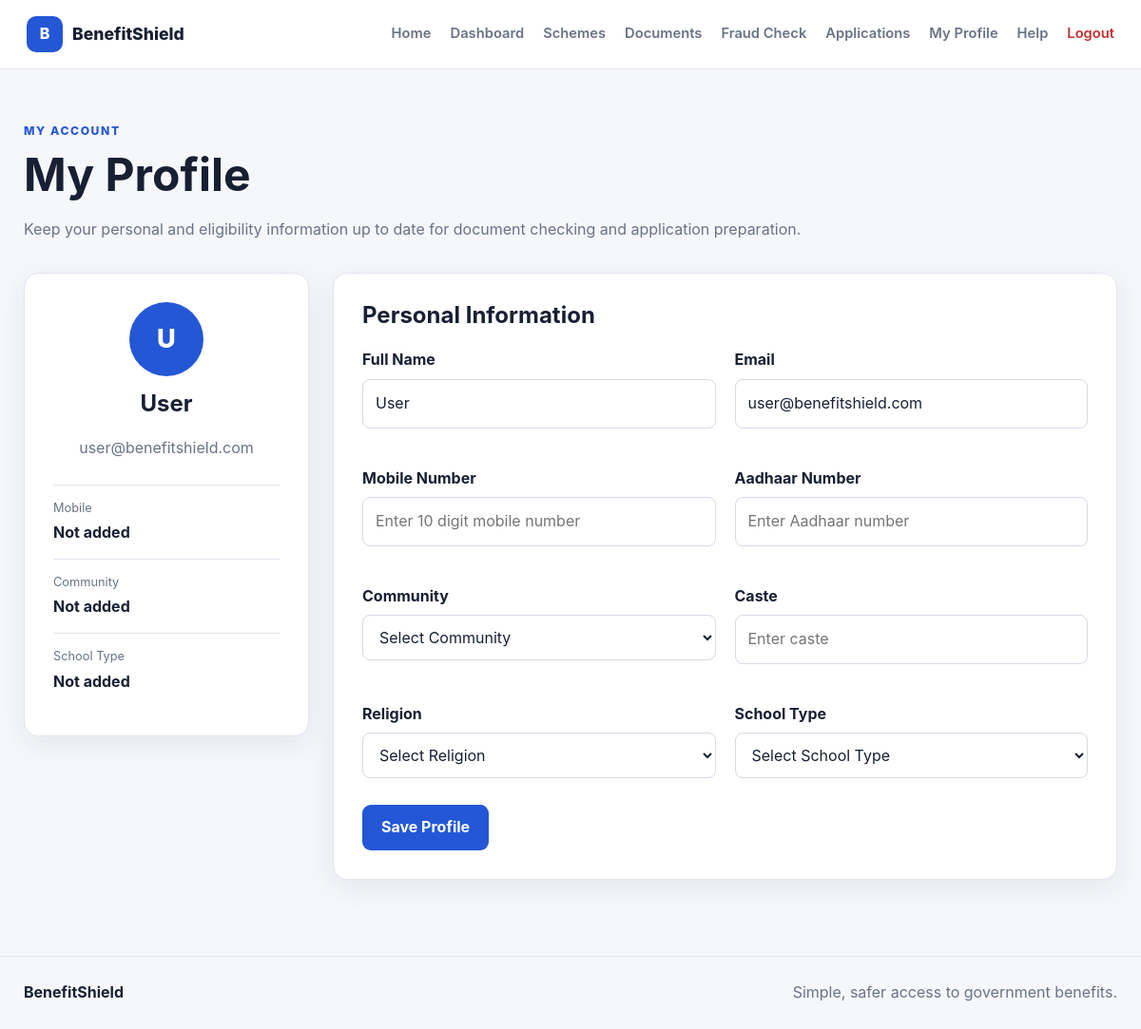
Page /profile (signed in) on the earlier database version.
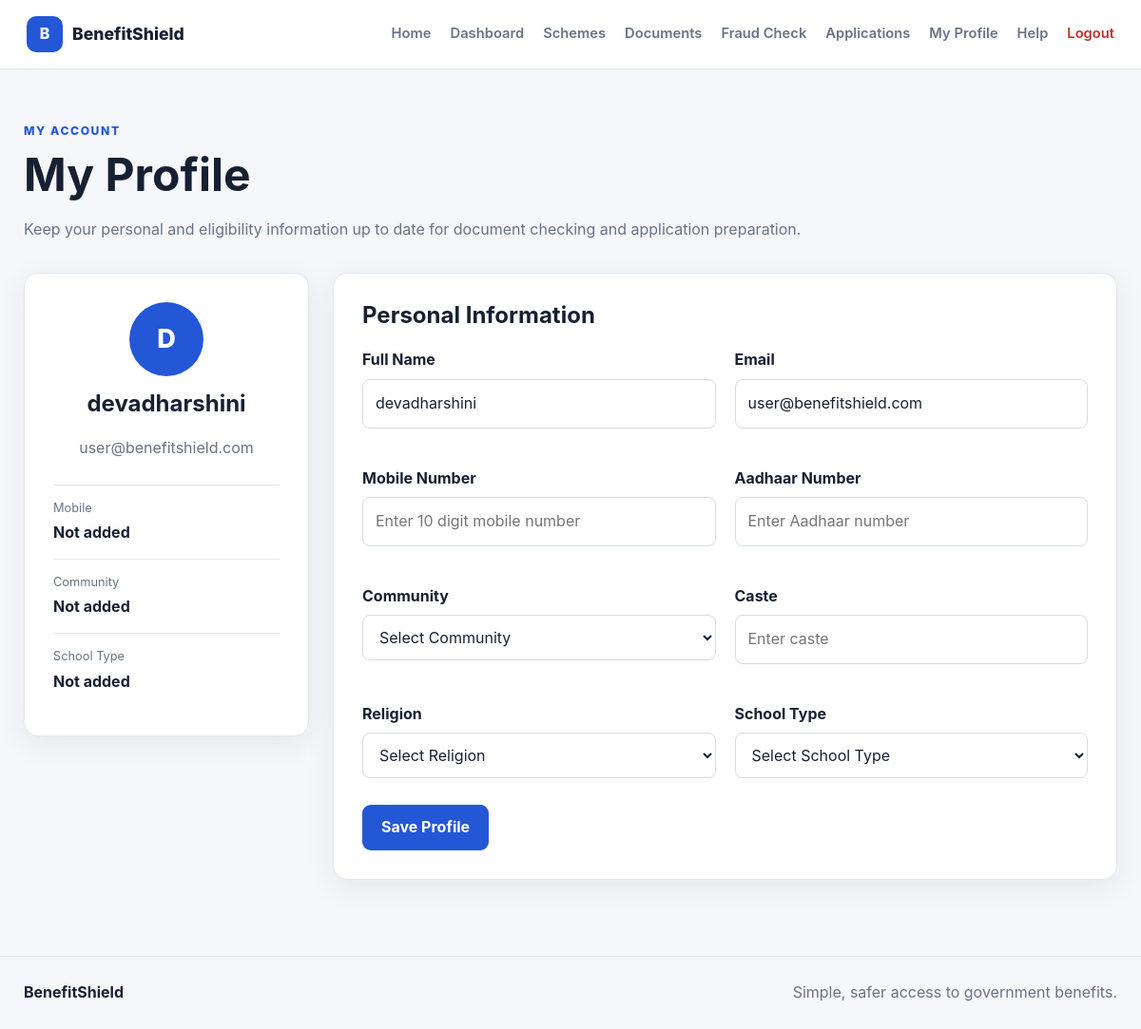
Same page on the later database version.
### tables this page shows
CREATE TABLE users (

            id INTEGER PRIMARY KEY AUTOINCREMENT,

            name TEXT NOT NULL,

            email TEXT UNIQUE NOT NULL,

            phone TEXT DEFAULT '',

            password_hash TEXT DEFAULT '',

            aadhaar TEXT DEFAULT '',

            community TEXT DEFAULT '',

            caste TEXT DEFAULT '',

            religion TEXT DEFAULT '',

            school_type TEXT DEFAULT '',

            created_at TIMESTAMP
            DEFAULT CURRENT_TIMESTAMP
        );

### routes/auth_routes.py (the view, shortened to what this page needs)
@auth_bp.route(
    "/profile",
    methods=["GET", "POST"]
)
@login_required
def profile():
    user_id = session.get(
        "user_id"
    )
    user = get_user(
        user_id
    )
    if not user:
        session.clear()
        return redirect(
            url_for("auth.login")
        )
    return render_template(
        "profile.html",
        user=user
    )

### app.py (called while the page is built)
@app.context_processor
def inject_user():
    user = None
    user_id = session.get("user_id")
    if user_id:
        user = get_user(user_id)
        if user is None:
            session.clear()
    return {
        "current_user": user
    }

### models/user_model.py (called while the page is built)
def get_connection():
    connection = sqlite3.connect(
        Config.DATABASE_PATH
    )
    connection.row_factory = sqlite3.Row
    return connection

def get_user(user_id):
    connection = get_connection()
    cursor = connection.cursor()
    cursor.execute(
        """
        SELECT *
        FROM users
        WHERE id = ?
        """,
        (user_id,)
    )
    user = cursor.fetchone()
    connection.close()
    if user:
        return dict(user)
    return None

### routes/auth_routes.py (called while the page is built, shortened)
def login_required(view_function):
    @wraps(view_function)
    def wrapped_view(*args, **kwargs):
        return view_function(
            *args,
            **kwargs
        )
    return wrapped_view

### templates/profile.html (shortened to what the changed rows need)
{% extends "base.html" %}
{% block page %}
<main class="content">
    <div class="page-heading">
        <h1>
            My Profile
        </h1>
    </div>
    <div class="profile-layout">
        <section class="box profile-card">
            <div class="profile-avatar">
                {{
                    (
                        user["name"]
                        or "U"
                    )[0]|upper
                }}
            </div>
            <h2>
                {{ user["name"] }}
            </h2>
            <p class="muted">
                {{ user["email"] }}
            </p>
            <div class="profile-summary">
                <div>
                    <span>
                        Mobile
                    </span>
                    <strong>
                        {{ user["phone"] or "Not added" }}
                    </strong>
                </div>
                <div>
                    <span>
                        Community
                    </span>
                    <strong>
                        {{ user["community"] or "Not added" }}
                    </strong>
                </div>
                <div>
                    <span>
                        School Type
                    </span>
                    <strong>
                        {{ user["school_type"] or "Not added" }}
                    </strong>
                </div>
            </div>
        </section>
        <section class="box">
            <h2>
                Personal Information
            </h2>
            <form
                method="POST"
                action="{{ url_for('auth.profile') }}"
            >
                <div class="form-grid">
                    <div class="form-group">
                        <label for="name">
                            Full Name
                        </label>
                        <input
                            id="name"
                            name="name"
                            type="text"
                            value="{{ user['name'] or '' }}"
                            required
                        >
                    </div>
                    <div class="form-group">
                        <label for="email">
                            Email
                        </label>
                        <input
                            id="email"
                            type="email"
                            value="{{ user['email'] }}"
                            disabled
                        >
                    </div>
                </div>
            </form>
        </section>
    </div>
</main>
{% endblock %}

Differences in the rows shown:
changed users "user@benefitshield.com": name "U" → "D"; name "User" → "devadharshini"
